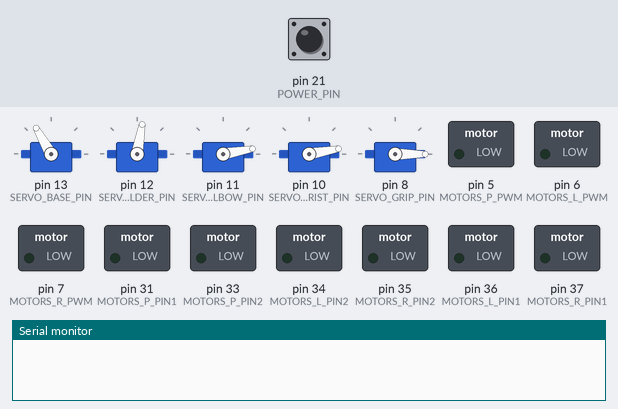
The sketch below on a simulated Arduino Mega 2560, built with avr-gcc and run on an emulated ATmega2560. On the bench: 5 × servo, switched loads named in the sketch (green lamp = pin HIGH), the last lines printed to the serial monitor. The inputs (shaded band) are chosen by the test bench; at power-on: pin 21 (POWER_PIN) HIGH. Pins used as bus, display or sensor lines are not drawn.

Above: at 1.2 s.
1.3 s: pin 21 (POWER_PIN) pulled LOW for 0.15 s
At 4.1 s:
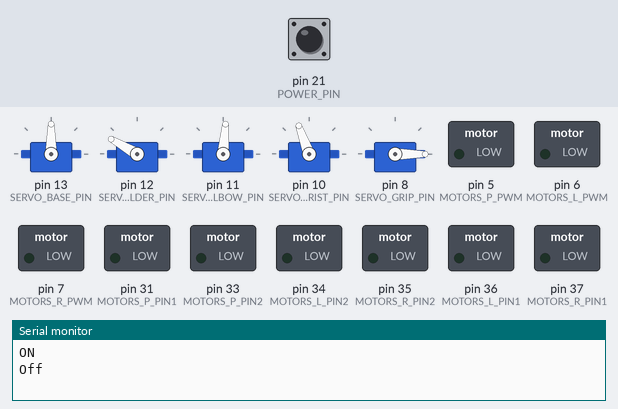
4.3 s: pin 21 (POWER_PIN) pulled LOW for 1 s
At 6.44 s:
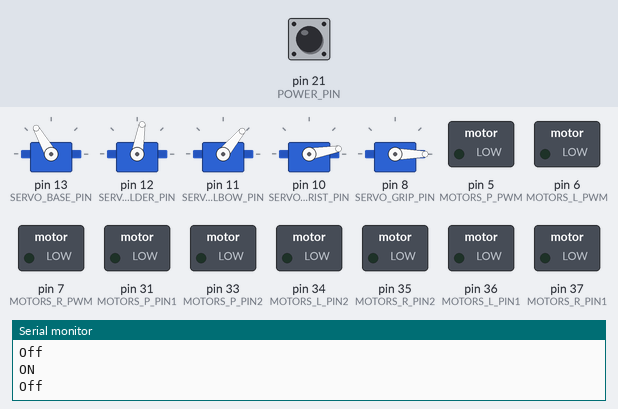
8.3 s: pin 21 (POWER_PIN) pulled LOW for 3.2 s
13.0 s: pin 21 (POWER_PIN) pulled LOW for 0.15 s
At 13.47 s:
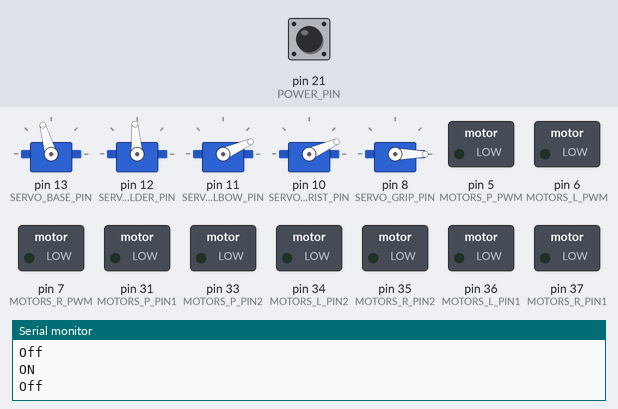
16.1 s: pin 21 (POWER_PIN) pulled LOW for 3.2 s
At 20.2 s:
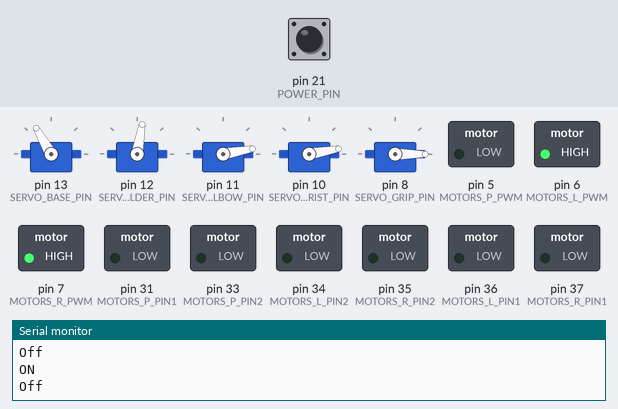
20.8 s: pin 21 (POWER_PIN) pulled LOW for 0.15 s
At 24.0 s:
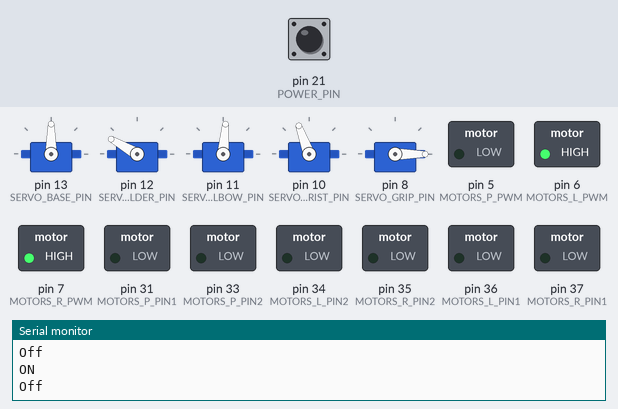
Timing chart, 0 to 29.1 s (numbered marks = the images above; inputs shaded):
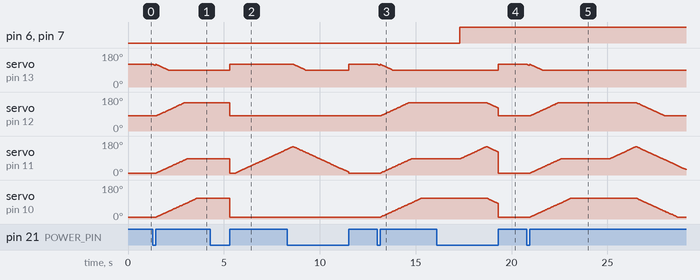

Measured:
- after the input at 1.3 s, servo on pin 12 (SERVO_SHOULDER_PIN): moves from 80° to 150° over 1.5 s, starting after 0.17 s; servo on pin 11 (SERVO_ELBOW_PIN): moves from 10° to 85° over 1.6 s, starting after 0.17 s; servo on pin 10 (SERVO_WRIST_PIN): moves from 10° to 110° over 2.1 s, starting after 0.17 s
- after the input at 4.3 s, servo on pin 13 (SERVO_BASE_PIN): 90° → 120° after 1.0 s
- after the input at 13.0 s, servo on pin 12 (SERVO_SHOULDER_PIN): moves from 80° to 150° over 1.5 s, starting after 0.17 s; servo on pin 11 (SERVO_ELBOW_PIN): moves from 10° to 85° over 1.6 s, starting after 0.17 s; servo on pin 10 (SERVO_WRIST_PIN): moves from 10° to 110° over 2.1 s, starting after 0.17 s
- after the input at 16.1 s, pin 6 (MOTORS_L_PWM), pin 7 (MOTORS_R_PWM): LOW → HIGH after 1.2 s; servo on pin 13 (SERVO_BASE_PIN): 90° → 120° after 3.2 s
- after the input at 20.8 s, servo on pin 12 (SERVO_SHOULDER_PIN): rises from 80° to 150° in 1.5 s, then falls to 80° in 5.6 s; servo on pin 11 (SERVO_ELBOW_PIN): rises from 10° to 150° in 5.5 s, then falls to 30° in 2.6 s; servo on pin 10 (SERVO_WRIST_PIN): rises from 10° to 110° in 2.1 s, then falls to 10° in 5.5 s

The sketch:

code.ino
```cpp
#include <VarSpeedServo.h>
#include <NewPing.h>

// 0 = Tennis, 1 = Squash
//byte selectedBallType = 0;
//boolean collectedBalls = false;
//boolean touchingWall = false;
//boolean platformExtended = false;
//byte ballsDeposited = 0;
volatile static bool running = false;

#define TRIGGER_PING 5    // Pin 12 UltraSonic Trigger Pin
#define ECHO_PIN 6        // Pin 2 Ultra Sonic Echo input
#define MAX_DISTANCE 400  // Maximum distance we want to measure (in centimeters).

#define POWER_PIN 21

volatile long echo_start = 0;
volatile long echo_end = 0;
volatile long echo_duration = 0;
volatile int trigger_time_count = 0;

#define SERVO_BASE_PIN 13      // baseServo PMW pin
#define SERVO_SHOULDER_PIN 12  // Shoulder PMW pin
#define SERVO_ELBOW_PIN 11     // Elbow PMW pin
#define SERVO_WRIST_PIN 10     // Wrist PMW pin
#define SERVO_GRIP_PIN 8       // Grip PMW pin
#define HUMERUS 20.6
#define HUMERUS_SQR 424.36
#define ULNA 14.5
#define ULNA_SQR 210.25

#define BASE_HGT 10.4
#define GRIPPER 7.5

#define MOTORS_R_PWM 7
#define MOTORS_R_PIN1 37
#define MOTORS_R_PIN2 35

#define MOTORS_L_PWM 6
#define MOTORS_L_PIN1 36
#define MOTORS_L_PIN2 34

#define MOTORS_P_PWM 5
#define MOTORS_P_PIN1 31
#define MOTORS_P_PIN2 33

#define STATE_MOVETO_BALL 0
#define STATE_PICKUP_BALL 1
#define STATE_MOVETO_SILO 2
#define STATE_PLATFORM_EXTEND 3
#define STATE_DEPOSIT_BALLS 4
#define STATE_PLATFORM_RETRACTED 5
#define STATE_RETURN_HOME 6
#define STATE_FINISHED 7


VarSpeedServo baseServo;
VarSpeedServo shoulderServo;
VarSpeedServo elbowServo;
VarSpeedServo wristServo;
VarSpeedServo gripServo;

NewPing sonar(TRIGGER_PING, ECHO_PIN, MAX_DISTANCE);
bool tennis = false;

enum wheelMotion {
  STOP,
  FORWARD,
  BACKWARD,
  LEFT,
  RIGHT
};

uint8_t state = 1;
//
//typedef struct {
//  // Setup Distance Sensor data struct to allow storage
//} distanceSensorData;

// Function Prototypes
void move_to_balls(void);
void park_servos(void);
void stop_all_motors(void);
void setup_timer1(void);
void setup_motors(void);
void setup_servos(void);
void set_arm_angles(uint16_t bas_ang, uint16_t shl_ang, uint16_t elb_ang, uint16_t wri_ang);
void set_arm(unsigned long x, unsigned long y, unsigned long z, unsigned long grip_angle_d);
void pickup_balls(void);
void move_to_silo(void);
void extend_platform(void);
void deposit_balls(void);
void return_home(void);
void retract_platform(void);

void setup() {
  // Connect to io pins
  pinMode(LED_BUILTIN, OUTPUT);
  digitalWrite(LED_BUILTIN, LOW);

  pinMode(POWER_PIN, INPUT_PULLUP);

  attachInterrupt(digitalPinToInterrupt(POWER_PIN), powerSwitch, CHANGE);

  // pinMode(trigPin, OUTPUT);                        // Trigger pin set to output
  // pinMode(echoPin, INPUT);                        // Echo pin set to input

  setup_motors();

  setup_servos();

  // pinMode(4, INPUT_PULLUP);

  // pinMode(MOTORS_TR_PWM, OUTPUT);
  // pinMode(MOTORS_TR_PIN1, OUTPUT);
  // pinMode(MOTORS_TR_PIN2, OUTPUT);

  setup_timer1();

  park_servos();
  // Connect to Sensors


  // Setup initial State

  // Store System Start time
  Serial.begin(9600);
  // Serial.println("START");
  // startTime = millis();

  // Flash led to show system start
}

void setup_motors(void) {
  pinMode(MOTORS_R_PWM, OUTPUT);
  pinMode(MOTORS_R_PIN1, OUTPUT);
  pinMode(MOTORS_R_PIN2, OUTPUT);

  pinMode(MOTORS_L_PWM, OUTPUT);
  pinMode(MOTORS_L_PIN1, OUTPUT);
  pinMode(MOTORS_L_PIN2, OUTPUT);

  pinMode(MOTORS_P_PWM, OUTPUT);
  pinMode(MOTORS_P_PIN1, OUTPUT);
  pinMode(MOTORS_P_PIN2, OUTPUT);

  // analogWrite(MOTORS_L_PWM, 255);
  // analogWrite(MOTORS_R_PIN2, 255);
  // analogWrite(MOTORS_P_PIN1, 255);
}

void setup_servos(void) {
  baseServo.attach(SERVO_BASE_PIN, 500, 2500);
  shoulderServo.attach(SERVO_SHOULDER_PIN, 500, 2500);
  elbowServo.attach(SERVO_ELBOW_PIN, 500, 2500);
  wristServo.attach(SERVO_WRIST_PIN);
  gripServo.attach(SERVO_GRIP_PIN);
}

void setup_timer1(void) {

  TCNT1 = 0;  // Clear Timer

  // 65536 = approx 40 millisecond seconds 16 bit timer
  OCR1A = 65536;  // = (16*10^6) / (4*1024) - 1 (must be <65536)

  // Setup CTC mode
  TCCR1B = (1 << WGM12);

  // 1024 prescaler
  TCCR1B |= (1 << CS12) | (1 << CS10);

  // Enable interrupt;
  TIMSK1 = (1 << OCIE1A);

  sei();  // Allow intterupts
}

#define ELAPSED_MAX 7258
volatile static uint16_t elapsed_count = 0;

ISR(TIMER1_COMPA_vect) {
  if (!running) return;
  elapsed_count++;
  if (elapsed_count >= ELAPSED_MAX) {
    stopAll();
    running = false;
  }
}

#define BOUNCET 25
volatile static unsigned long bounceTime = 0;

void powerSwitch(void) {
  if ((millis() - bounceTime) > BOUNCET) {
    running = !running;
    if (running) {
      digitalWrite(LED_BUILTIN, HIGH);
      TCNT1 = 0;
      state = 1;
      Serial.println("ON");
    } else {
      stopAll();
      park_servos();
      running = false;
      Serial.println("Off");
    }
    bounceTime = millis();
  }
}

void stopAll(void) {
  stop_all_motors();
}

bool printed = false;
int pos = 0;
void loop(void) {
  if (!running) return;

  switch (state) {
    case STATE_MOVETO_BALL:
      // TODO: Move to tennis balls
      break;
    case STATE_PICKUP_BALL:
      pickup_balls();
      state++;
      break;
    case STATE_MOVETO_SILO:
      move_to_silo();
      state++;
      break;
    case STATE_PLATFORM_EXTEND:
      extend_platform();
      state++;
      break;
    case STATE_DEPOSIT_BALLS:
      deposit_balls();
      state++;
      break;
    case STATE_PLATFORM_RETRACTED:
      retract_platform();
      state++;
      break;
    case STATE_RETURN_HOME:
      return_home();
      state++;
      break;
    default:
      break;
  }
}

void pickup_balls(void){
  if(tennis){
    // TODO: Tennis
  }else{
    baseServo.write(90, 30, true);
    set_arm_angles(90, 150, 85, 110);
    driveDirection(FORWARD);
    delay(2000);
    driveDirection(STOP);
    elbowServo.write(150, 30, true);
    set_arm_angles(90, 80, 10, 10);
    gripServo.write(0);
  }
}

void move_to_silo(void){
  if(tennis){
    // TODO: Tennis
  }else{
    driveDirection(BACKWARD);
    delay(100);
    driveDirection(RIGHT);
    delay(2400);
    driveDirection(FORWARD);
    delay(3000);
    driveDirection(STOP);
  }
}

void extend_platform(void){
  if(tennis){
    // TODO: Tennis
  }else{
    movePlatform(FORWARD);
    delay(750);
    movePlatform(STOP);
  }
}

void deposit_balls(void){
  if(tennis){
    // TODO: Tennis
  }else{
    elbowServo.write(110, 30);
    wristServo.write(50, 30);
    elbowServo.wait();
    wristServo.wait();
    set_arm_angles(90, 110, 135, 55);
    delay(500);
    gripServo.write(180);
    delay(5000);
    gripServo.write(0);
    set_arm_angles(90, 80, 105, 50);
    set_arm_angles(120, 80, 10, 10);
  }
}

void retract_platform(void){
  if(tennis){

  }else{
    movePlatform(BACKWARD);
    delay(750);
  }
}

void return_home(void){
  if(tennis){
    // TODO: Tennis
  }else{
    driveDirection(BACKWARD);
    delay(500);
    movePlatform(STOP);
    delay(1000);
    driveDirection(STOP);
  }
}

void park_servos(void){
  baseServo.write(120);
  shoulderServo.write(80);
  elbowServo.write(10);
  wristServo.write(10);
  gripServo.write(0);
}

void set_arm_angles(uint16_t bas_ang, uint16_t shl_ang, uint16_t elb_ang, uint16_t wri_ang){
  if((shl_ang) && shl_ang >= 20 && shl_ang <= 160){
    shoulderServo.write(shl_ang, 30);
  }
  if((elb_ang || elb_ang == 0) && elb_ang >= 0 && elb_ang <= 180){
    elbowServo.write(elb_ang, 30);
  }
  if((bas_ang || bas_ang == 0) && bas_ang <= 160 && bas_ang >= 20){
    baseServo.write(bas_ang, 30);
  }

  if((wri_ang || wri_ang == 0) && wri_ang >= 0 && wri_ang <= 180){
    wristServo.write(wri_ang, 30);
  }
  shoulderServo.wait();
  elbowServo.wait();
  baseServo.wait();
  wristServo.wait();
}

/* arm positioning routine utilizing inverse kinematics */
/* z is height, y is distance from base center out, x is side to side. y,z can only be positive */
// TODO: Maths is wrong need to redo it
void set_arm(unsigned long x, unsigned long y, unsigned long z, unsigned long grip_angle_d){
  if(!running) return;
  unsigned long grip_angle_r = radians( grip_angle_d );

  unsigned long bas_angle_d = atan2(x, y);
  unsigned long bas_angle_r = radians(bas_angle_d);
  unsigned long rdist = sqrt((x*x) * (y*y));
  y = rdist;

  // Grip offset Calculations
  unsigned long grip_off_z = (sin(grip_angle_r)) * GRIPPER;
  unsigned long grip_off_y = (cos(grip_angle_r)) * GRIPPER;

  unsigned long wrist_z = (z - grip_off_z) - BASE_HGT;
  unsigned long wrist_y = y - grip_off_y;

  unsigned long s_w = (wrist_z * wrist_z) + (wrist_y * wrist_y);
  unsigned long s_w_sqrt = sqrt(s_w);

  unsigned long a1 = atan2(wrist_z, wrist_y);
  unsigned long a2 = acos((( HUMERUS_SQR - ULNA_SQR ) + s_w) / (2 * HUMERUS * s_w_sqrt));

  unsigned long shl_angle_r = a1 + a2;
  unsigned long shl_angle_d = degrees( shl_angle_r );

  unsigned long elb_angle_r = acos((HUMERUS_SQR + ULNA_SQR - s_w) / (2 * HUMERUS * ULNA));
  unsigned long elb_angle_d = degrees( elb_angle_r );
  unsigned long elb_angle_dn = -(180.0 - elb_angle_d);

  unsigned long wri_angle_d = (grip_angle_d - elb_angle_dn) - shl_angle_d;

  char buffer[100];
  sprintf(buffer, "%lu, %lu, %lu, %lu", bas_angle_d, shl_angle_d, elb_angle_dn, wri_angle_d);
  Serial.println(buffer);
}

void movePlatform(enum wheelMotion m){
  if(m == LEFT || m == RIGHT){
    Serial.println("Error! Attempted to drive platform sideways D:");
    return;
  }
  if(!running) return;
  controlMotor(MOTORS_P_PIN1, MOTORS_P_PIN2, MOTORS_P_PWM, 100, m);
}

void driveDirection(enum wheelMotion m){
  if(!running) return;
  switch(m){
      case LEFT:
      controlMotor(MOTORS_L_PIN1, MOTORS_L_PIN2, MOTORS_L_PWM, 100, BACKWARD);
      controlMotor(MOTORS_R_PIN1, MOTORS_R_PIN2, MOTORS_R_PWM, 100, FORWARD);
      break;
    case RIGHT:
      controlMotor(MOTORS_L_PIN1, MOTORS_L_PIN2, MOTORS_L_PWM, 100, FORWARD);
      controlMotor(MOTORS_R_PIN1, MOTORS_R_PIN2, MOTORS_R_PWM, 100, BACKWARD);
      break;
    default:
      controlMotor(MOTORS_L_PIN1, MOTORS_L_PIN2, MOTORS_L_PWM, 100, m);
      controlMotor(MOTORS_R_PIN1, MOTORS_R_PIN2, MOTORS_R_PWM, 100, m);
      break;
  }
}

void stop_all_motors(void) {
  driveDirection(STOP);
  movePlatform(STOP);
}

//// Pin1 & Pin2 specify pins to control motor Direction,
//// PwnPin specifies pin to control speed, pwn is speed value,
//// wheelMotion specifices motor Direction
void controlMotor(int Pin1, int Pin2, int PwnPin, float pwm, enum wheelMotion m) {
  if (!running) return;
  int pwmSpeed = map(pwm, 0, 100, 0, 255);
  analogWrite(PwnPin, pwmSpeed);
  switch (m) {
    case FORWARD:
      digitalWrite(Pin1, HIGH);
      digitalWrite(Pin2, LOW);
      break;
    case BACKWARD:
      digitalWrite(Pin1, LOW);
      digitalWrite(Pin2, HIGH);
      break;
    default:
      digitalWrite(Pin1, LOW);
      digitalWrite(Pin2, LOW);
      break;
  }
}
```
